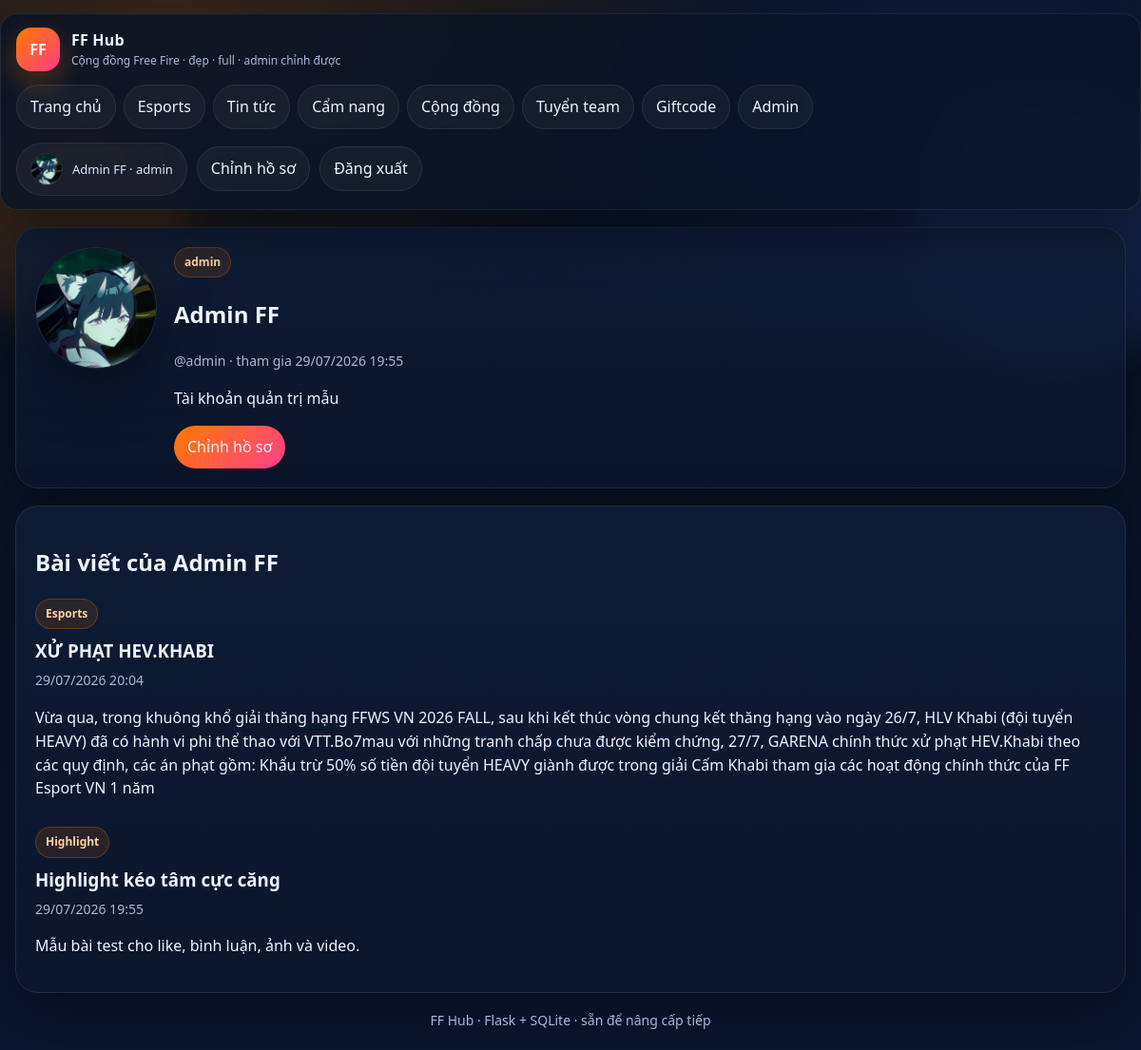
/profile/admin (signed in), run on the app's committed database.
### tables this page shows
CREATE TABLE users (
            id INTEGER PRIMARY KEY AUTOINCREMENT,
            username TEXT UNIQUE NOT NULL,
            display_name TEXT NOT NULL,
            password_hash TEXT NOT NULL,
            role TEXT NOT NULL DEFAULT 'member',
            bio TEXT DEFAULT '',
            avatar TEXT DEFAULT '',
            created_at TEXT NOT NULL,
            updated_at TEXT NOT NULL DEFAULT ''
        );

CREATE TABLE posts (
            id INTEGER PRIMARY KEY AUTOINCREMENT,
            title TEXT NOT NULL,
            category TEXT NOT NULL,
            content TEXT NOT NULL,
            image TEXT DEFAULT '',
            video_url TEXT DEFAULT '',
            author_id INTEGER NOT NULL,
            status TEXT NOT NULL DEFAULT 'pending',
            created_at TEXT NOT NULL,
            updated_at TEXT NOT NULL,
            FOREIGN KEY(author_id) REFERENCES users(id) ON DELETE CASCADE
        );

### app.py (the view)
@app.route('/profile/<username>')
def profile(username):
    user = query_one('SELECT * FROM users WHERE username=?', (username.lower(),))
    if not user:
        abort(404)
    posts = query_all(base_post_sql() + " WHERE p.author_id=? AND p.status='approved' ORDER BY p.created_at DESC", (user['id'],))
    return render_template('profile.html', title=user['display_name'], active=None, profile=user, posts=[dict(r) for r in posts])

### app.py (called while the page is built)
def prettydate(value):
    try:
        return datetime.fromisoformat(value).strftime('%d/%m/%Y %H:%M')
    except Exception:
        return value or ''

def current_user():
    uid = session.get('user_id')
    if not uid:
        return None
    return query_one('SELECT * FROM users WHERE id=?', (uid,))

def connect_db():
    conn = sqlite3.connect(DB_PATH)
    conn.row_factory = sqlite3.Row
    conn.execute('PRAGMA foreign_keys = ON')
    return conn

def get_db():
    if 'db' not in g:
        g.db = connect_db()
    return g.db

def query_all(sql, params=()):
    return get_db().execute(sql, params).fetchall()

def query_one(sql, params=()):
    return get_db().execute(sql, params).fetchone()

@app.template_filter('prettydate')
def _prettydate(v):
    return prettydate(v)

@app.context_processor
def inject():
    if 'csrf_token' not in session:
        session['csrf_token'] = secrets.token_urlsafe(32)
    return {
        'csrf_token': session['csrf_token'],
        'current_user': current_user(),
        'tournament': query_one('SELECT * FROM tournament_settings WHERE id=1'),
        'categories': CATEGORIES,
        'media_url': media_url,
    }

def media_url(folder, filename):
    return url_for('media_file', folder=folder, filename=filename)

def base_post_sql():
    return '''SELECT p.*, u.username AS author_username, u.display_name AS author_display_name, u.avatar AS author_avatar, u.role AS author_role
              FROM posts p JOIN users u ON u.id = p.author_id'''

@app.before_request
def boot():
    if not DB_PATH.exists():
        init_db()

### templates/profile.html
{% extends "base.html" %}
{% block content %}
<section class="card profile-head">
  <div class="profile-top">
    {% if profile.avatar %}<img class="avatar-big" src="{{ media_url('avatars', profile.avatar) }}" alt="avatar">{% else %}<div class="avatar-big placeholder">{{ profile.display_name[:1] | upper }}</div>{% endif %}
    <div>
      <div class="tag">{{ profile.role }}</div>
      <h1>{{ profile.display_name }}</h1>
      <div class="meta">@{{ profile.username }} · tham gia {{ profile.created_at | prettydate }}</div>
      <p>{{ profile.bio or 'Chưa có bio.' }}</p>
      {% if current_user and current_user.id == profile.id %}<a class="btn primary" href="{{ url_for('edit_my_account') }}">Chỉnh hồ sơ</a>{% endif %}
    </div>
  </div>
</section>
<section class="card">
  <h2>Bài viết của {{ profile.display_name }}</h2>
  <div class="postlist">
    {% for post in posts %}
    <article class="post"><div class="tag">{{ post.category }}</div><h3><a href="{{ url_for('post_detail', post_id=post.id) }}">{{ post.title }}</a></h3><div class="meta">{{ post.created_at | prettydate }}</div><p>{{ post.content }}</p></article>
    {% else %}<div class="empty">Chưa có bài viết công khai nào.</div>{% endfor %}
  </div>
</section>
{% endblock %}

### templates/base.html (shortened to what this page needs)
<!doctype html>
<html lang="vi">
<head>
  <link rel="stylesheet" href="{{ url_for('static', filename='style.css') }}">
</head>
<body>
  <div class="glow glow-a"></div>
  <div class="glow glow-b"></div>
  <header class="topbar">
    <a class="brand" href="{{ url_for('home') }}">
      <div class="logo">FF</div>
      <div>
        <div class="brand-title">FF Hub</div>
        <div class="brand-sub">Cộng đồng Free Fire · đẹp · full · admin chỉnh được</div>
      </div>
    </a>
    <nav class="nav">
      <a href="{{ url_for('home') }}" class="{{ 'active' if active=='home' else '' }}">Trang chủ</a>
      <a href="{{ url_for('section', section_name='esports') }}" class="{{ 'active' if active=='esports' else '' }}">Esports</a>
      <a href="{{ url_for('section', section_name='news') }}" class="{{ 'active' if active=='news' else '' }}">Tin tức</a>
      <a href="{{ url_for('section', section_name='guides') }}" class="{{ 'active' if active=='guides' else '' }}">Cẩm nang</a>
      <a href="{{ url_for('section', section_name='community') }}" class="{{ 'active' if active=='community' else '' }}">Cộng đồng</a>
      <a href="{{ url_for('section', section_name='recruit') }}" class="{{ 'active' if active=='recruit' else '' }}">Tuyển team</a>
      <a href="{{ url_for('giftcodes_page') }}" class="{{ 'active' if active=='giftcode' else '' }}">Giftcode</a>
      {% if current_user and current_user.role in ['mod','admin'] %}
      <a href="{{ url_for('admin_dashboard') }}" class="{{ 'active' if active=='admin' else '' }}">Admin</a>
      {% endif %}
    </nav>
    <div class="authbox">
      {% if current_user %}
      <a class="userchip" href="{{ url_for('profile', username=current_user.username) }}">
        {% if current_user.avatar %}<img src="{{ media_url('avatars', current_user.avatar) }}" class="avatar-mini" alt="avatar">{% endif %}
        <span>{{ current_user.display_name }} · {{ current_user.role }}</span>
      </a>
      <a class="btn ghost" href="{{ url_for('edit_my_account') }}">Chỉnh hồ sơ</a>
      <a class="btn ghost" href="{{ url_for('logout') }}">Đăng xuất</a>
      {% else %}
      <a class="btn ghost" href="{{ url_for('login') }}">Đăng nhập</a>
      <a class="btn primary" href="{{ url_for('register') }}">Đăng ký</a>
      {% endif %}
    </div>
  </header>
  <main class="container">
    {% block content %}{% endblock %}
  </main>
  <footer class="footer">FF Hub · Flask + SQLite · sẵn để nâng cấp tiếp</footer>
</body>
</html>

### static/style.css (style rules this page uses)
:root { --bg1:#07111f;--bg2:#0b1730;--card:rgba(13,24,46,.84);--line:rgba(255,255,255,.08);--text:#eef3ff;--muted:#aab7da;--brand:#ff7a00;--brand2:#ffb44f;--danger:#ff5c73;--shadow:0 22px 60px rgba(0,0,0,.38);--radius:24px }
* { box-sizing:border-box }
html,body { margin:0;padding:0;min-height:100% }
body { color:var(--text);font:16px/1.55 system-ui,-apple-system,BlinkMacSystemFont,"Segoe UI",Roboto,Arial,sans-serif;background:radial-gradient(900px 500px at 15% 0%, rgba(255,122,0,.20), transparent 70%),radial-gradient(900px 500px at 85% 10%, rgba(66,110,255,.16), transparent 60%),linear-gradient(180deg,var(--bg1),var(--bg2)) }
a { color:inherit;text-decoration:none }
img { max-width:100%;display:block }
.glow { position:fixed;inset:auto;filter:blur(18px);pointer-events:none;opacity:.7;z-index:-1 }
.glow-a { width:240px;height:240px;left:-40px;top:120px;background:rgba(255,122,0,.18);border-radius:50% }
.glow-b { width:300px;height:300px;right:-60px;top:90px;background:rgba(92,121,255,.15);border-radius:50% }
.container { max-width:1280px;margin:18px auto;padding:0 16px }
.topbar { position:sticky;top:10px;z-index:20;margin:14px auto 0;max-width:1280px;display:flex;align-items:center;gap:14px;justify-content:space-between;flex-wrap:wrap;padding:14px 16px;background:rgba(10,20,38,.82);backdrop-filter:blur(12px);border:1px solid var(--line);border-radius:18px;box-shadow:var(--shadow) }
.brand { display:flex;align-items:center;gap:12px }
.logo { width:46px;height:46px;border-radius:16px;display:grid;place-items:center;background:linear-gradient(135deg,var(--brand),#ff3c88);font-weight:900;box-shadow:0 12px 30px rgba(255,122,0,.28) }
.brand-title { font-weight:900;letter-spacing:.2px }
.brand-sub { font-size:12px;color:var(--muted) }
.nav { display:flex;flex-wrap:wrap;gap:8px;justify-content:center }
.nav a,.btn,.chip,.userchip { border:1px solid var(--line);background:rgba(255,255,255,.04);color:var(--text);padding:10px 14px;border-radius:999px;transition:.18s transform,.18s border-color,.18s background }
.authbox { display:flex;align-items:center;gap:10px;flex-wrap:wrap }
.userchip { font-size:13px;color:#dfe7ff;display:inline-flex;align-items:center;gap:10px }
.btn { cursor:pointer;display:inline-flex;align-items:center;justify-content:center;gap:8px }
.btn.primary { background:linear-gradient(135deg,var(--brand),#ff3f89);border:none }
.btn.ghost { background:rgba(255,255,255,.04) }
.card { background:linear-gradient(180deg,rgba(15,29,56,.86),rgba(12,22,43,.78));border:1px solid var(--line);border-radius:var(--radius);box-shadow:var(--shadow);padding:20px;margin-bottom:18px }
.mini-stat span,.stat span,.meta,.hint,.footer,.preview-note,.video-link { color:var(--muted);font-size:14px }
.ranklist,.postlist,.list,.comments { display:grid;gap:12px }
.post h3,.post h1 { margin:8px 0 6px }
.tag { display:inline-flex;align-items:center;padding:6px 10px;border-radius:999px;background:rgba(255,122,0,.12);color:#ffd3a3;border:1px solid rgba(255,122,0,.24);font-size:12px;font-weight:700 }
.footer { max-width:1280px;margin:0 auto 20px;padding:0 16px;text-align:center }
.avatar-mini { width:34px;height:34px;border-radius:50%;object-fit:cover;border:1px solid var(--line);flex:0 0 auto }
.avatar-big { width:128px;height:128px;border-radius:50%;object-fit:cover;border:1px solid var(--line);box-shadow:var(--shadow) }
.profile-top { display:flex;gap:18px;align-items:flex-start;flex-wrap:wrap }

### data on the page
users: avatar (picture), display_name "Admin FF", role "admin", username "admin", created_at|prettydate "29/07/2026 19:55", bio "Tài khoản quản trị mẫu"
posts: category "Esports", title "XỬ PHẠT HEV.KHABI", created_at|prettydate "29/07/2026 20:04", content "Vừa qua, trong khuông khổ giải thăng hạng FFWS VN 2026 FALL, sau khi kết thúc vòng chung kết thăng hạng vào ngày 26/7, HLV Khabi (đội tuyển HEAVY) đã có hành vi phi thể thao với VTT.Bo7mau với những tranh chấp chưa được kiểm chứng, 27/7, GARENA chính thức xử phạt HEV.Khabi theo các quy định, các án phạt gồm: Khẩu trừ 50% số tiền đội tuyển HEAVY giành được trong giải Cấm Khabi tham gia các hoạt động chính thức của FF Esport VN 1 năm"
posts: category "Highlight", title "Highlight kéo tâm cực căng", created_at|prettydate "29/07/2026 19:55", content "Mẫu bài test cho like, bình luận, ảnh và video."
